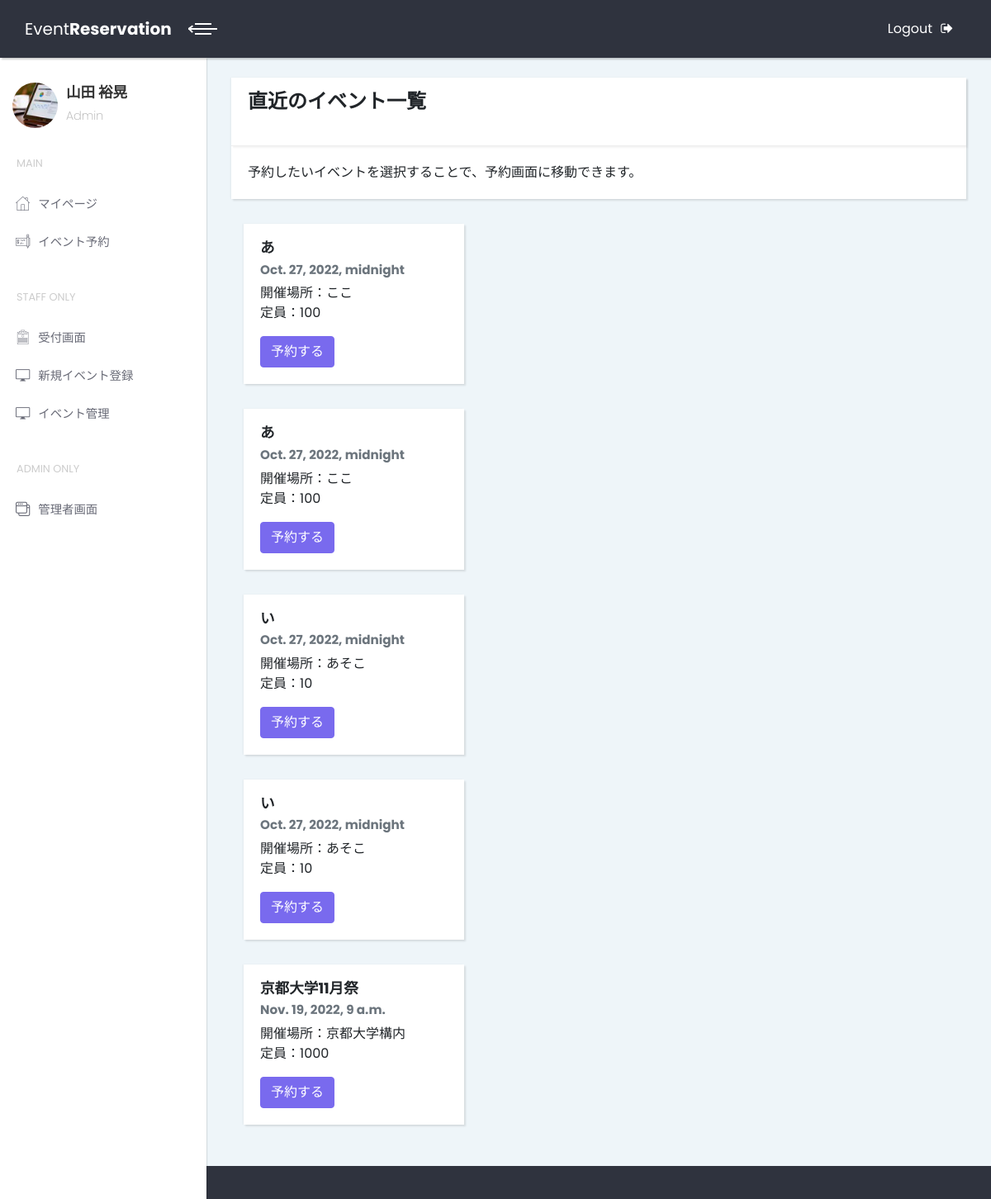
The page /event/list on the database as committed earlier.
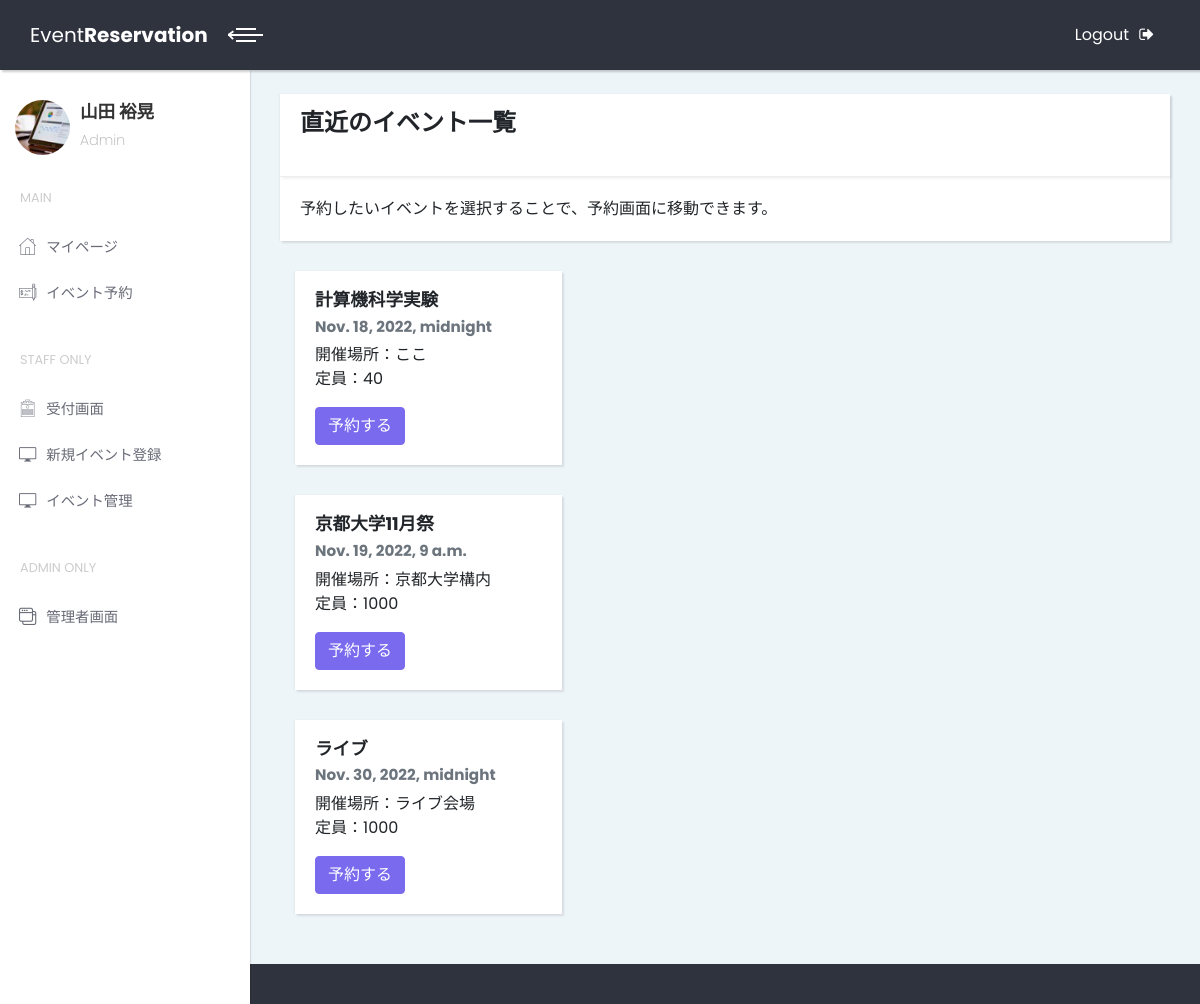
The same page on the database as committed later.
### event/models.py (models this page shows, shortened)
class Event(models.Model):
    class Meta(object):
        verbose_name='イベント'
        verbose_name_plural = 'イベント'
    title = models.CharField(
        verbose_name = 'イベント名',
        max_length = 50,
    )
    date = models.DateTimeField(
        verbose_name = '日時',
    )
    place = models.CharField(
        verbose_name = '場所',
        max_length = 50,
    )
    capacity = models.IntegerField(
        verbose_name = '定員'
    )
    staff = models.ForeignKey(
        'home.Account',
        on_delete = models.CASCADE,
        related_name = 's',
        verbose_name = 'スタッフ',
        null = True,
        blank = True
    )
    host = models.ForeignKey(
        'home.Account',
        on_delete = models.CASCADE,
        related_name = 'h',
        verbose_name = '主催者',
        null = True,
        blank = True
    )

### event/views.py (the view)
# urls.py: path('list', views.EventListView.as_view(),
class EventListView(generic.ListView):
    model = Event
    template_name = "event/list.html"
    def get_queryset(self):
        return Event.objects.order_by('date')

### event/templates/event/list.html
{% extends 'home/base-light.html' %} {% load static %} {% load django_bootstrap5 %} {% block title %} イベント登録 {% endblock title %}
{% block contents %}
<div class="container-fluid">
    <br>
    <div class="card">
        <div class="card-header">
            <h1>直近のイベント一覧</h1><br>
        </div>
        <div class="card-body">
            予約したいイベントを選択することで、予約画面に移動できます。
        </div>
    </div>
    {% for event in object_list %}
    <div class="col-md-4">
        <div class="card">
            <div class="card-body">
                <h4 class="card-title">{{ event.title }}</h4>
                <h6 class="card-subtitle mb-2 text-muted">{{ event.date }}</h6>
                <p class="card-text">
                    開催場所：{{ event.place }} <br>
                    定員：{{ event.capacity }}
                </p>
                <a href="{% url 'event:event-reserve' event.pk %}" type="button" class="btn btn-primary">予約する</a>
            </div>
        </div>
    </div>
    {% endfor %}
</div>
{% endblock %}

### home/templates/home/base-light.html (shortened to what this page needs)
{% load static %}
<!DOCTYPE html>
<html>
  <head>
    <link rel="stylesheet" href="{% static 'home/vendor/bootstrap/css/bootstrap.min.css' %}">
    <link rel="stylesheet" href="{% static 'home/vendor/font-awesome/css/font-awesome.min.css' %}">
    <link rel="stylesheet" href="{% static 'home/css/fontastic.css' %}">
    <link rel="stylesheet" href="{% static 'home/css/style.default.css' %}" id="theme-stylesheet">
    <link rel="stylesheet" href="{% static 'home/css/custom.css' %}">
  </head>
  <body>
    <div class="page">
      <header class="header">
        <nav class="navbar">
          <div class="container-fluid">
            <div class="navbar-holder d-flex align-items-center justify-content-between">
              <div class="navbar-header">
                <a href="{% url 'home:home-index' %}" class="navbar-brand d-none d-sm-inline-block">
                  <div class="brand-text d-none d-lg-inline-block"><span>Event</span><strong>Reservation</strong></div>
                  <div class="brand-text d-none d-sm-inline-block d-lg-none"><strong>SA</strong></div></a>
                <a id="toggle-btn" href="#" class="menu-btn active"><span></span><span></span><span></span></a>
              </div>
              <ul class="nav-menu list-unstyled d-flex flex-md-row align-items-md-center">
                <li class="nav-item"><a href="login.html" class="nav-link logout"> <span class="d-none d-sm-inline">Logout</span><i class="fa fa-sign-out"></i></a></li>
              </ul>
            </div>
          </div>
        </nav>
      </header>
      <div class="page-content d-flex align-items-stretch">
        <nav class="side-navbar">
          <div class="sidebar-header d-flex align-items-center">
            <div class="avatar"><img src="{% static 'home/img/project-4.jpg' %}" alt="..." class="img-fluid rounded-circle"></div>
            <div class="title">
              <h1 class="h4">山田 裕晃</h1>
              <p>Admin</p>
            </div>
          </div>
          <span class="heading">Main</span>
          <ul class="list-unstyled">
            <li><a href="{% url 'home:home-index' %}"> <i class="icon-home"></i>マイページ </a></li>
            <li><a href="{% url 'event:event-list' %}"> <i class="icon-check"></i>イベント予約 </a></li>
          </ul><span class="heading">Staff Only</span>
          <ul class="list-unstyled">
            <li> <a href="{% url 'reserve:accept' %}"> <i class="icon-form"></i>受付画面 </a></li>
            <li> <a href="{% url 'event:event-registration' %}"> <i class="icon-screen"></i>新規イベント登録 </a></li>
            <li> <a href="{% url 'event:event-host-list' %}"> <i class="icon-screen"></i>イベント管理 </a></li>
          </ul>
          </ul><span class="heading">Admin Only</span>
          <ul class="list-unstyled">
            <li> <a href="/admin"> <i class="icon-interface-windows"></i>管理者画面 </a></li>
          </ul>
        </nav>
        <div class="content-inner">
          {% block contents %}{% endblock %}
          <footer class="main-footer">
          </footer>
        </div>
      </div>
    </div>
  </body>
</html>

Rows that differ between the two databases and show on the page:
removed Event: title "あ", date "Oct. 27, 2022, midnight", place "ここ", capacity "100"
removed Event: title "あ", date "Oct. 27, 2022, midnight", place "ここ", capacity "100"
removed Event: title "い", date "Oct. 27, 2022, midnight", place "あそこ", capacity "10"
removed Event: title "い", date "Oct. 27, 2022, midnight", place "あそこ", capacity "10"
added Event: title "計算機科学実験", date "Nov. 18, 2022, midnight", place "ここ", capacity "40"
added Event: title "ライブ", date "Nov. 30, 2022, midnight", place "ライブ会場", capacity "1000"
